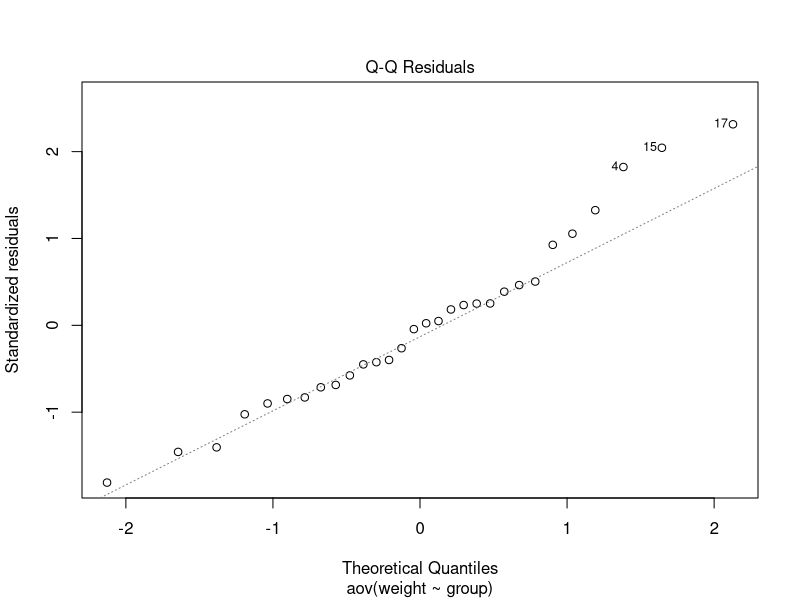

Reproduce this figure in R. (Note: this script raises an error after producing the figure.)
library(robust) 


r = PlantGrowth


d = aov(weight ~ group,data=r ) 
summary(d)
plot(d, 2) 



robanova = robust::lmRob(weight ~ group,data=r ) 
robust::anova.lmRob(robanova) 





r[1,1] = 50
r[2,1] = 50
d = aov(weight ~ group,data=r ) 

plot(d, 2) 
summary(d)


robanova = robust::lmRob(weight ~ group,data=r ) 
robust::anova.lmRob(robanova) 
